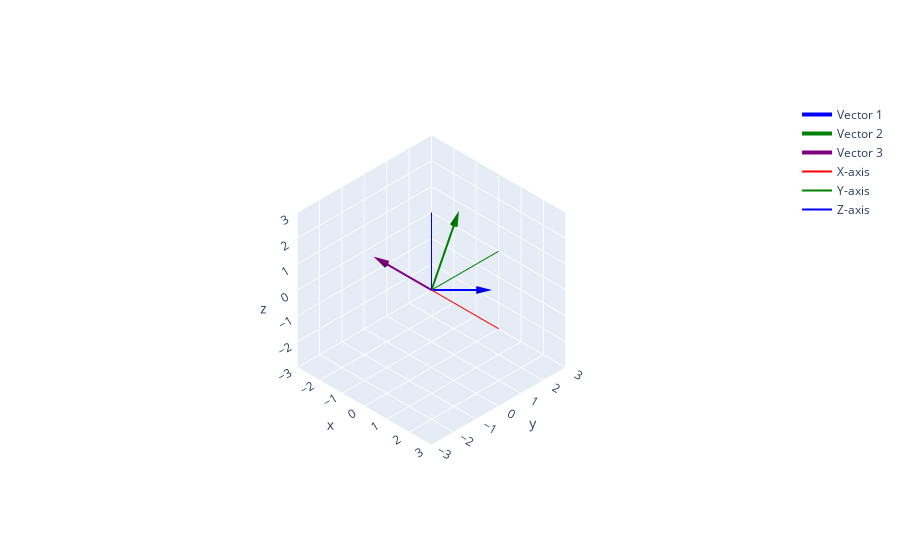

The notebook cell saved with this chart:
### Code cell
import plotly.graph_objects as go

def visualize_vectors(vectors):
    fig = go.Figure()
    
    colors = ['blue', 'green', 'purple', 'orange', 'cyan']
    
    for i, vec in enumerate(vectors):
        color = colors[i % len(colors)]
        
        fig.add_trace(go.Scatter3d(
            x=[0, vec[0]], y=[0, vec[1]], z=[0, vec[2]],
            mode='lines', line=dict(color=color, width=4),
            name=f'Vector {i+1}'
        ))
        
        fig.add_trace(go.Cone(
            x=[vec[0]], y=[vec[1]], z=[vec[2]],
            u=[vec[0]], v=[vec[1]], w=[vec[2]],
            colorscale=[[0, color], [1, color]],
            sizemode='absolute', sizeref=0.5,
            showscale=False, anchor="tail"
        ))
    
    max_val = max([max(abs(v[0]), abs(v[1]), abs(v[2])) for v in vectors])
    axis_length = max_val * 1.5
    
    fig.add_trace(go.Scatter3d(
        x=[0, axis_length], y=[0, 0], z=[0, 0],
        mode='lines', line=dict(color='red', width=2), name='X-axis'
    ))
    
    fig.add_trace(go.Scatter3d(
        x=[0, 0], y=[0, axis_length], z=[0, 0],
        mode='lines', line=dict(color='green', width=2), name='Y-axis'
    ))
    
    fig.add_trace(go.Scatter3d(
        x=[0, 0], y=[0, 0], z=[0, axis_length],
        mode='lines', line=dict(color='blue', width=2), name='Z-axis'
    ))
    
    fig.update_layout(
        scene=dict(
            xaxis=dict(range=[-axis_length, axis_length]),
            yaxis=dict(range=[-axis_length, axis_length]),
            zaxis=dict(range=[-axis_length, axis_length]),
            aspectmode='cube',
            camera=dict(
                eye=dict(x=1.5, y=-1.5, z=1.5),
                center=dict(x=0, y=0, z=0),
                up=dict(x=0, y=0, z=1),
                projection=dict(type="orthographic")
            )
        ),
        showlegend=True
    )
    
    fig.show()

vectors = [
    [1, 1, 0],
    [0, 1, 2],
    [-1, -1, 1]
]

visualize_vectors(vectors)

### Figure 1 — Plotly figure (JSON) as saved in the notebook; plotly's stock layout.template omitted (floating-point values rounded to 4 significant figures)
{"data": [{"line": {"color": "blue", "width": 4}, "mode": "lines", "name": "Vector 1", "type": "scatter3d", "x": [0, 1], "y": [0, 1], "z": [0, 0]}, {"anchor": "tail", "colorscale": [[0, "blue"], [1, "blue"]], "showscale": false, "sizemode": "absolute", "sizeref": 0.5, "type": "cone", "u": [1], "v": [1], "w": [0], "x": [1], "y": [1], "z": [0]}, {"line": {"color": "green", "width": 4}, "mode": "lines", "name": "Vector 2", "type": "scatter3d", "x": [0, 0], "y": [0, 1], "z": [0, 2]}, {"anchor": "tail", "colorscale": [[0, "green"], [1, "green"]], "showscale": false, "sizemode": "absolute", "sizeref": 0.5, "type": "cone", "u": [0], "v": [1], "w": [2], "x": [0], "y": [1], "z": [2]}, {"line": {"color": "purple", "width": 4}, "mode": "lines", "name": "Vector 3", "type": "scatter3d", "x": [0, -1], "y": [0, -1], "z": [0, 1]}, {"anchor": "tail", "colorscale": [[0, "purple"], [1, "purple"]], "showscale": false, "sizemode": "absolute", "sizeref": 0.5, "type": "cone", "u": [-1], "v": [-1], "w": [1], "x": [-1], "y": [-1], "z": [1]}, {"line": {"color": "red", "width": 2}, "mode": "lines", "name": "X-axis", "type": "scatter3d", "x": [0, 3], "y": [0, 0], "z": [0, 0]}, {"line": {"color": "green", "width": 2}, "mode": "lines", "name": "Y-axis", "type": "scatter3d", "x": [0, 0], "y": [0, 3], "z": [0, 0]}, {"line": {"color": "blue", "width": 2}, "mode": "lines", "name": "Z-axis", "type": "scatter3d", "x": [0, 0], "y": [0, 0], "z": [0, 3]}], "layout": {"scene": {"aspectmode": "cube", "camera": {"center": {"x": 0, "y": 0, "z": 0}, "eye": {"x": 1.5, "y": -1.5, "z": 1.5}, "projection": {"type": "orthographic"}, "up": {"x": 0, "y": 0, "z": 1}}, "xaxis": {"range": [-3, 3]}, "yaxis": {"range": [-3, 3]}, "zaxis": {"range": [-3, 3]}}, "showlegend": true}}
